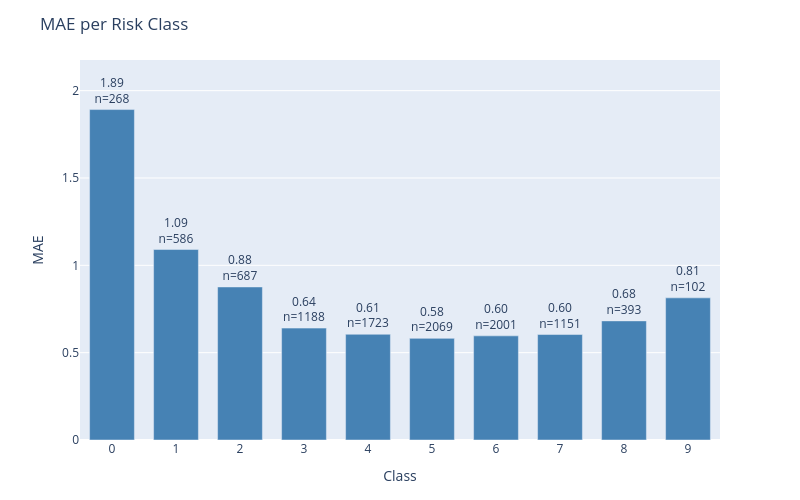

Notebook code for this chart:
### Code cell
plot_error_by_group(
    df=results_test,
    y_true_col='actual',
    y_pred_col='prediction',
    group_by='class',
    metric='mae',
    title='MAE per Risk Class'
)

### Figure 1 — Plotly figure (JSON) as saved in the notebook; plotly's stock layout.template omitted (floating-point values rounded to 4 significant figures)
{"data": [{"marker": {"color": "steelblue"}, "text": ["1.89<br>n=268", "1.09<br>n=586", "0.88<br>n=687", "0.64<br>n=1188", "0.61<br>n=1723", "0.58<br>n=2069", "0.60<br>n=2001", "0.60<br>n=1151", "0.68<br>n=393", "0.81<br>n=102"], "textposition": "outside", "type": "bar", "x": ["0", "1", "2", "3", "4", "5", "6", "7", "8", "9"], "y": [1.892, 1.09, 0.8763, 0.6406, 0.6053, 0.5819, 0.5962, 0.6038, 0.6819, 0.8137]}], "layout": {"bargap": 0.3, "height": 500, "margin": {"b": 60, "t": 60}, "title": {"text": "MAE per Risk Class"}, "uniformtext": {"minsize": 8, "mode": "hide"}, "width": 800, "xaxis": {"title": {"text": "Class"}}, "yaxis": {"range": [0, 2.176], "title": {"text": "MAE"}}}}
